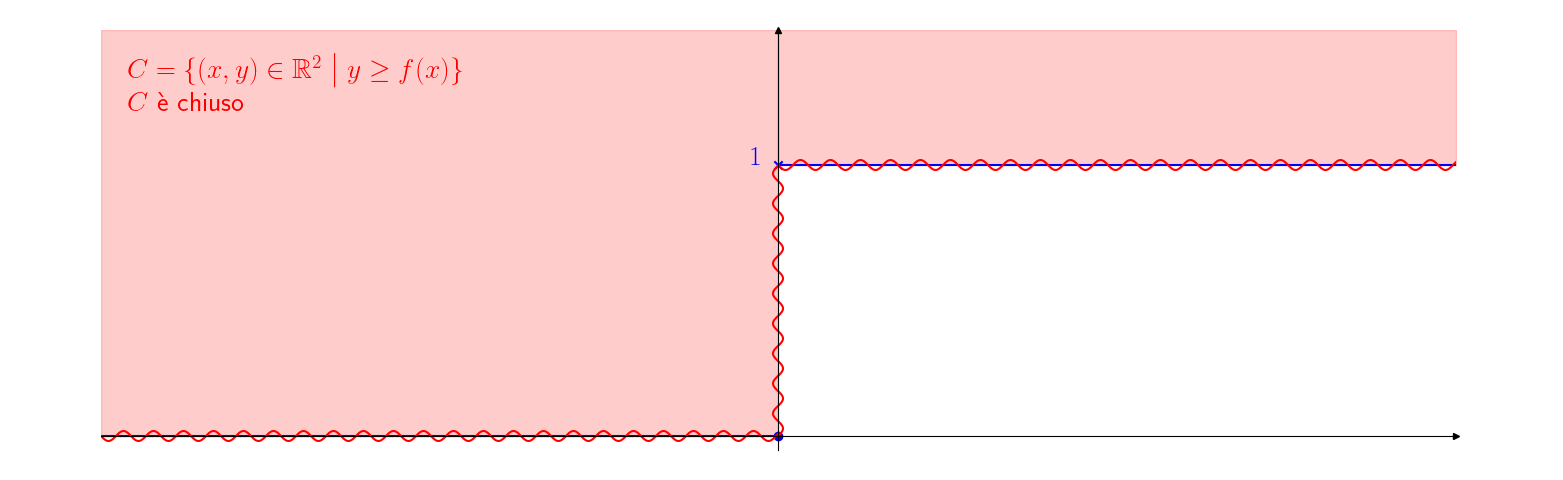

This figure's Python source:
from matplotlib import pyplot
import matplotlib.pyplot as plt
import numpy as np 
import matplotlib.patches as patches
import matplotlib as mpl


plt.rcParams['text.usetex'] = True #using latex
params = {'font.size': 20, 'text.latex.preamble' : r"\usepackage{amsmath} \usepackage{amssymb}"}
#font size
pyplot.rcParams.update(params)


fig, ax1 = plt.subplots()

# Select length of axes and the space between tick labels
xmin, xmax, ymin, ymax = -5, 5, -.1, 3

# Set identical scales for both axes
ax1.set(xlim=(xmin, xmax), ylim=(ymin, ymax), aspect=1)

# Set bottom and left spines as x and y axes of coordinate system
ax1.spines['bottom'].set_position('zero')
ax1.spines['left'].set_position('zero')

# Remove top and right spines
ax1.spines['top'].set_visible(False)
ax1.spines['right'].set_visible(False)

# Create 'x' and 'y' labels placed at the end of the axes
#ax1.set_xlabel('$x$', labelpad=-24, x=1.03)
#ax1.set_ylabel('$y$', labelpad=-21, y=1.02, rotation=0)

# Draw arrows
arrow_fmt = dict(markersize=4, color='black', clip_on=False)
ax1.plot((1), (0), marker='>', transform=ax1.get_yaxis_transform(), **arrow_fmt)
ax1.plot((0), (1), marker='^', transform=ax1.get_xaxis_transform(), **arrow_fmt)


# Use tex in labels

ax1.set_xticks([])
ax1.set_xticklabels([])
ax1.set_yticks([])
ax1.set_yticklabels([])


ax1.fill_between(x=[xmin, 0], y1=[0, 0], y2=[ymax, ymax], color = (1, 0, 0, .2))
ax1.fill_between(x=[0, xmax], y1=[2, 2], y2=[ymax, ymax], color = (1, 0, 0, .2))

ax1.plot([xmin, 0], [0, 0], color = (0, 0, 1, 1))
ax1.plot([0, xmax], [2, 2], color = (0, 0, 1, 1))
ax1.scatter(0, 2, marker='x', color=(0, 0, 1, 1))
ax1.scatter(0, 0, marker='o', color=(0, 0, 1, 1))




with mpl.rc_context({"path.sketch":(5, 30, 1)}):
    ax1.plot([0, 0], [0, 2], color = (1, 0, 0, 1))
    ax1.plot([0, xmax], [2, 2], color = (1, 0, 0, 1))
    ax1.plot([xmin, 0], [0, 0], color = (1, 0, 0, 1))




#Add text
ax1.text(-.2, 2, r"$1$", color="b")
ax1.text(-4.8, 2.4, r"""$C = \{ (x,y) \in \mathbb{R}^{2} \; \big| \; y \geq f(x) \}$ 
                        $C $ è chiuso""", color="r")

plt.tight_layout()
plt.show()
